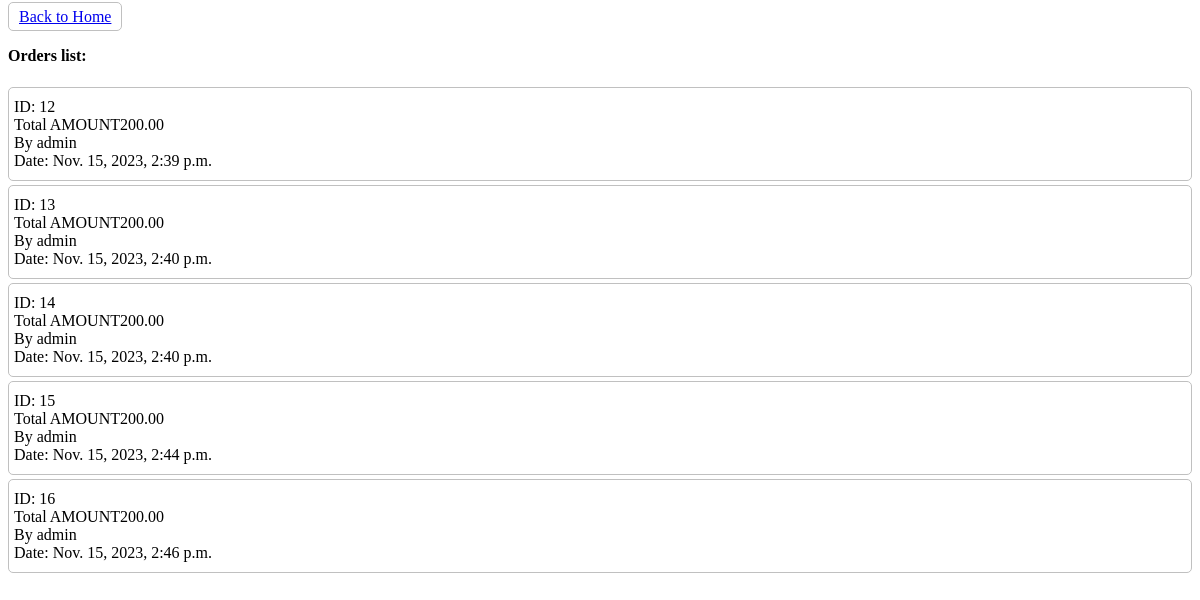
Before: //orders (signed in) with the older database file.
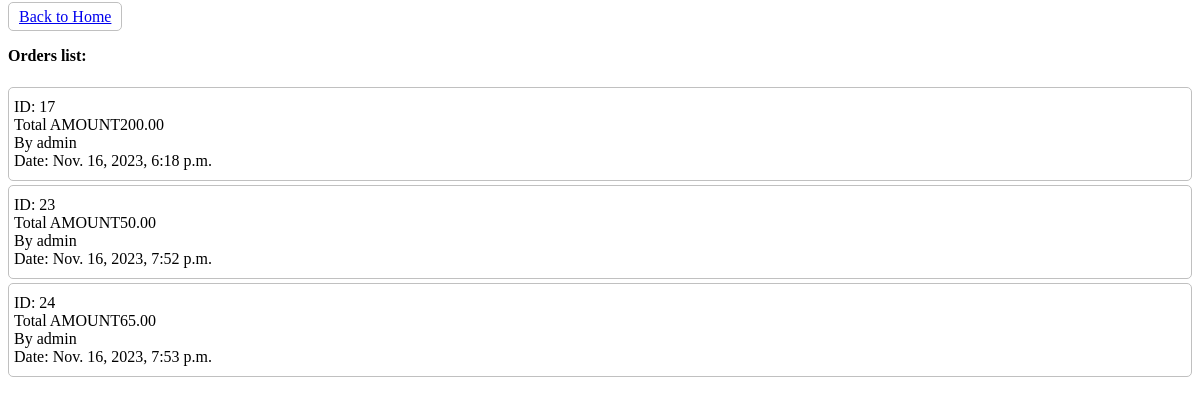
After: the same page with the newer database file.
### shop/models.py (models this page shows, shortened)
class Order(models.Model):
    user = models.ForeignKey("auth.USER", on_delete=models.CASCADE)
    products = models.ManyToManyField("Product")
    total_amount = models.DecimalField(max_digits=10, decimal_places=2, verbose_name="total price")
    created_at = models.DateTimeField(auto_now_add=True)
    updated_at = models.DateTimeField(auto_now_add=True)

### shop/views.py (the view)
# urls.py: path('/orders', get_orders, name='get_orders'),
def get_orders(request):
    orders = Order.objects.filter(user=request.user).all()
    context = {'orders': orders}
    return render(request, 'shop/orders_list.html', context)

### templates/shop/orders_list.html (shortened to what this page needs)
{% load static %}
<!doctype html>
<html lang="en">
<head>
    <link rel="stylesheet" type="text/css" href="{% static 'css/global.css' %}">
</head>
<body>
<a href="{% url 'home' %}" class="btn">
    Back to Home
</a>
<h4>Orders list:</h4>
<div style="display: flex; flex-direction: column; gap: 4px">
    {% for order in orders %}
        <div style="border: 1px solid silver; border-radius: 5px; padding: 10px 5px; display: flex; flex-direction: column">
            <div>ID: {{ order.id }}</div>
            <div>Total AMOUNT{{ order.total_amount }}</div>
            <div>By {{ order.user }}</div>
            <div>Date: {{ order.created_at }}</div>
        </div>
    {% endfor %}
</div>
</body>
</html>

### static/css/global.css (style rules this page uses)
.btn { padding: 5px 10px; border: 1px solid silver; border-radius: 5px; }

Changed rows visible on the page:
removed Order: id "12", total_amount "200.00", user "admin", created_at "Nov. 15, 2023, 2:39 p.m."
removed Order: id "13", total_amount "200.00", user "admin", created_at "Nov. 15, 2023, 2:40 p.m."
removed Order: id "14", total_amount "200.00", user "admin", created_at "Nov. 15, 2023, 2:40 p.m."
removed Order: id "15", total_amount "200.00", user "admin", created_at "Nov. 15, 2023, 2:44 p.m."
removed Order: id "16", total_amount "200.00", user "admin", created_at "Nov. 15, 2023, 2:46 p.m."
added Order: id "17", total_amount "200.00", user "admin", created_at "Nov. 16, 2023, 6:18 p.m."
added Order: id "23", total_amount "50.00", user "admin", created_at "Nov. 16, 2023, 7:52 p.m."
added Order: id "24", total_amount "65.00", user "admin", created_at "Nov. 16, 2023, 7:53 p.m."
